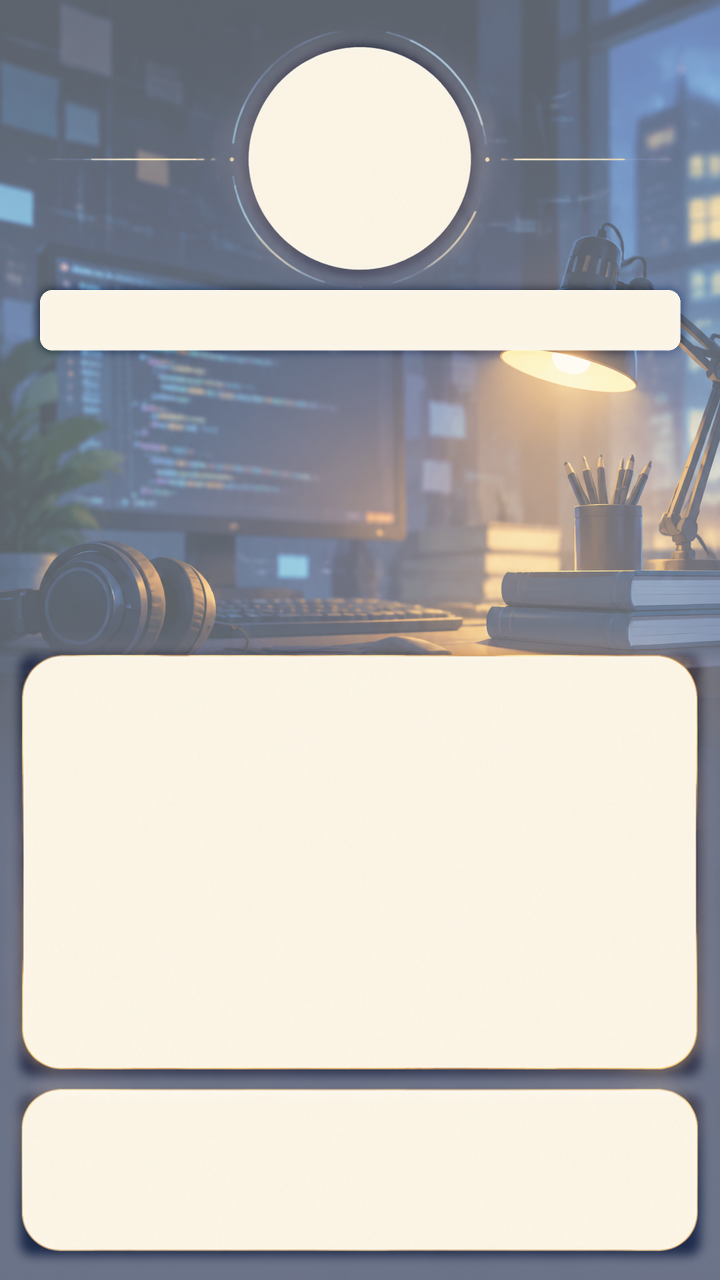
#> input picture trae-screen-tutorial/assets/stage-bg.png, 1440 x 2560 px (shown at 1/2 size)
$ python measure_crop.py ../assets/stage-bg.png
#> lines starting #> are read from the running program, lines starting #| are printed output that depends on the picture; after the words box and inside, x2 and y2 are one past the last pixel; in counts of white or black regions, pixels touching at a corner belong together
# -*- coding: utf-8 -*-
"""量出录屏 / 截图里内容真正的边界，别靠肉眼猜裁切框。

    python measure_crop.py 录屏.mp4 --t 12
    python measure_crop.py 长图.png
    python measure_crop.py 录屏.mp4 --t 12 --y 300 1100   只看这段高度

输出：每 100px 一格的「墨迹量」（暗色文字像素数）。墨迹密集的连续区间就是内容，
稀疏或为 0 的地方是留白 / 面板间隙，可以作为裁切边界。
默认按 4:5（竖屏画面框 960x1200）给出一版建议裁切。
"""
import subprocess
import sys
import tempfile
from pathlib import Path

import numpy as np
from PIL import Image

RATIO = 0.8  # 960/1200


def load(path, t=None):
#> called with path = '../assets/stage-bg.png'
    if t is None:
        return Image.open(path).convert("L")
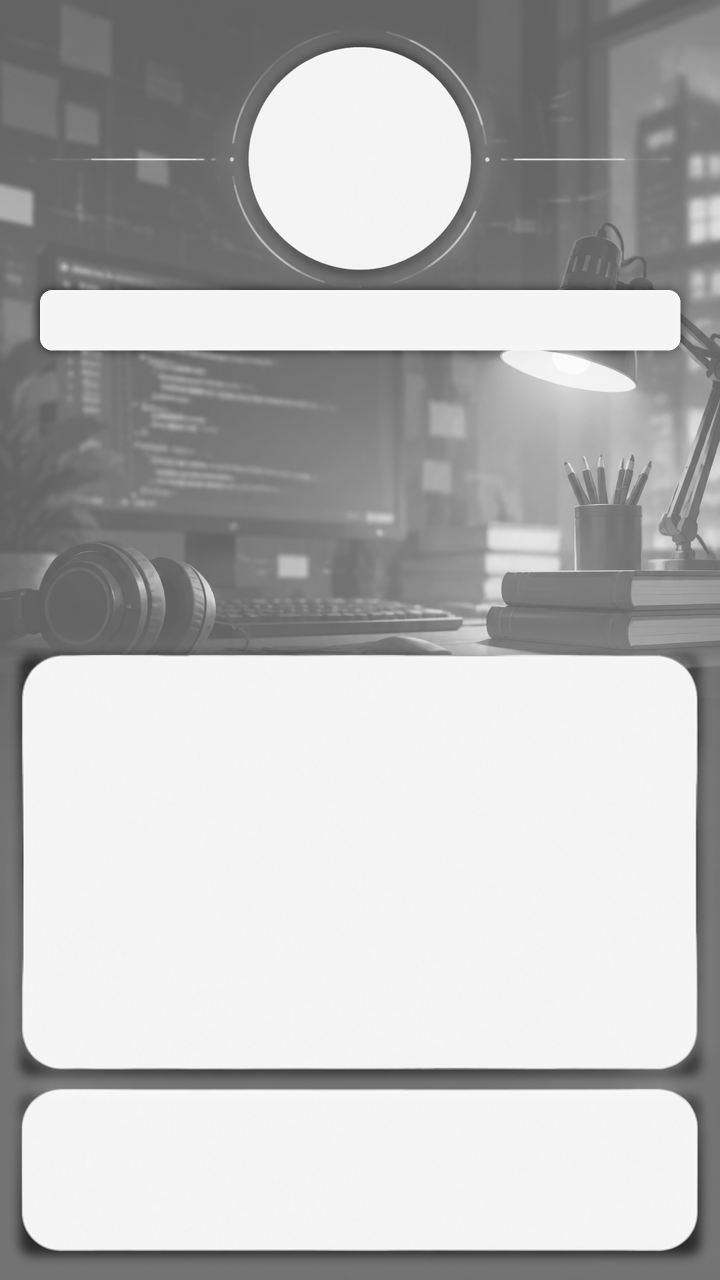
#> returned value: PIL image 1440x2560 L (shown at 1/2 size); min 31, max 255, mean 183.5
    tmp = Path(tempfile.gettempdir()) / "measure_crop.png"
    subprocess.run(["ffmpeg", "-y", "-v", "error", "-ss", str(t), "-i", str(path),
                    "-frames:v", "1", str(tmp)], check=True)
    return Image.open(tmp).convert("L")


def zones(counts, step, thresh):
    """连续超过阈值的区间。"""
    out, start = [], None
    for i, c in enumerate(counts):
        if c > thresh and start is None:
            start = i
        elif c <= thresh and start is not None:
            out.append((start * step, i * step))
            start = None
    if start is not None:
        out.append((start * step, len(counts) * step))
    return out


def suggest(x0, x1, w, h):
    """以内容区间为中心，给一版 4:5 裁切。"""
    cw = min(max(x1 - x0 + 120, 900), int(h * RATIO))
    ch = int(cw / RATIO)
    cx = (x0 + x1) // 2 - cw // 2
    cx = max(0, min(cx, w - cw))
    return cw, ch, cx, max(0, (h - ch) // 2)


def main():
    args = sys.argv[1:]
    if not args:
        print(__doc__)
        return
    path = args[0]
    t = args[args.index("--t") + 1] if "--t" in args else None
    img = load(path, t)
    a = np.asarray(img).astype(int)
    h, w = a.shape
#> h = 2560; w = 1440
    y0, y1 = (int(args[args.index("--y") + 1]), int(args[args.index("--y") + 2])) \
        if "--y" in args else (0, h)
#> y0 = 0; y1 = 2560

    ink = a < 160
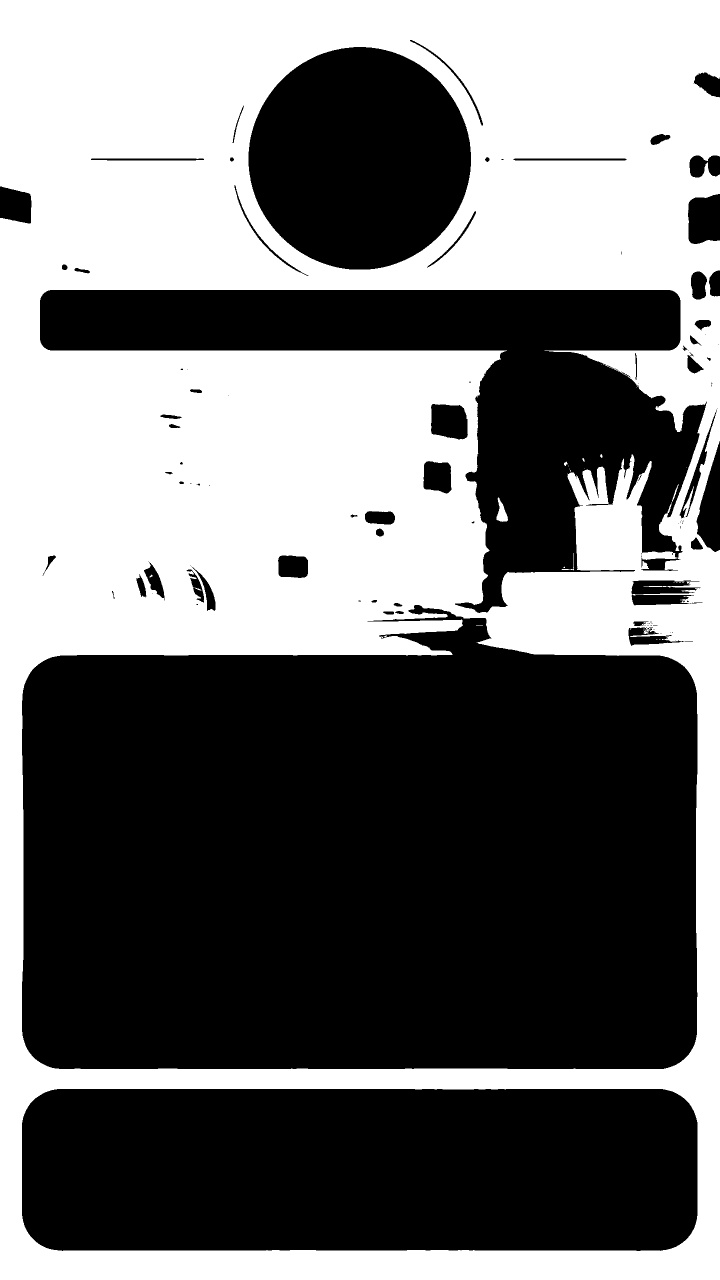
#> ink: shape (2560, 1440) bool (shown at 1/2 size); 44.2% white; 30 white regions (22 under 20 px), largest, box (x1, y1, x2, y2) and area: (0, 0, 1440, 2560) 1629655, (993, 995, 1016, 1044) 595, (1123, 1106, 1148, 1141) 77
    step = 100
    cs = [(x, int(ink[y0:y1, x:x + step].sum())) for x in range(0, w, step)]
#> cs = [(0, 192123), (100, 128556), (200, 127714), (300, 126192), (400, 126979), (500, 99635), (600, 86416), (700, 82836), (800, 84015), (900, 93268), (1000, 83612), (1100, 94222), (1200, 102541), (1300, 115182), (1400, 87277)]
    rs = [(y, int(ink[y:y + step, :].sum())) for y in range(0, h, step)]
#> rs = 26 pairs, first value 0 to 2500, second value 8900 to 143489

    print(f"{w}x{h}  观察高度 {y0}-{y1}")
#| 1440x2560  观察高度 0-2560
    print("列:", " ".join(f"{x}:{c}" for x, c in cs))
#| 列: 0:192123 100:128556 200:127714 300:126192 400:126979 500:99635 600:86416 700:82836 800:84015 900:93268 1000:83612 1100:94222 1200:102541 1300:115182 1400:87277
    print("行:", " ".join(f"{y}:{c}" for y, c in rs))
#> (printed output is left out)

    col_max = max(c for _, c in cs) or 1
#> col_max = 192123
    zs = [z for z in zones([c for _, c in cs], step, col_max * 0.06) if z[1] - z[0] >= 200]
#> the loop in zones, `for i, c in enumerate(counts):` made 15 passes
#> (c, start) on pass 1: (192123, 0)
#> c on passes 2 to 7: 128556, 127714, 126192, 126979, 99635, 86416
#> after the loop in zones, `for i, c in enumerate(counts):`: out = []; start = 0
#> zs = [(0, 1500)]
    print("列墨迹区间:", zs)
#| 列墨迹区间: [(0, 1500)]
    if zs:
        x0, x1 = zs[0][0], zs[-1][1]
#> x0 = 0; x1 = 1500
        cw, ch, cx, cy = suggest(x0, x1, w, h)
#> in suggest, `cw = min(max(x1 - x0 + 120, 900), int(h * RATIO))`: cw = 1620
#> in suggest, `ch = int(cw / RATIO)`: ch = 2025
#> in suggest, `cx = (x0 + x1) // 2 - cw // 2`: cx = -60
#> in suggest, `cx = max(0, min(cx, w - cw))`: cx = 0
#> cw = 1620; ch = 2025; cx = 0; cy = 267
        print(f"建议 vcrop: ({cx}, {cy}, {cw}, {ch})  —— 4:5，覆盖 {x0}-{x1}")
#| 建议 vcrop: (0, 267, 1620, 2025)  —— 4:5，覆盖 0-1500


if __name__ == "__main__":
    main()
